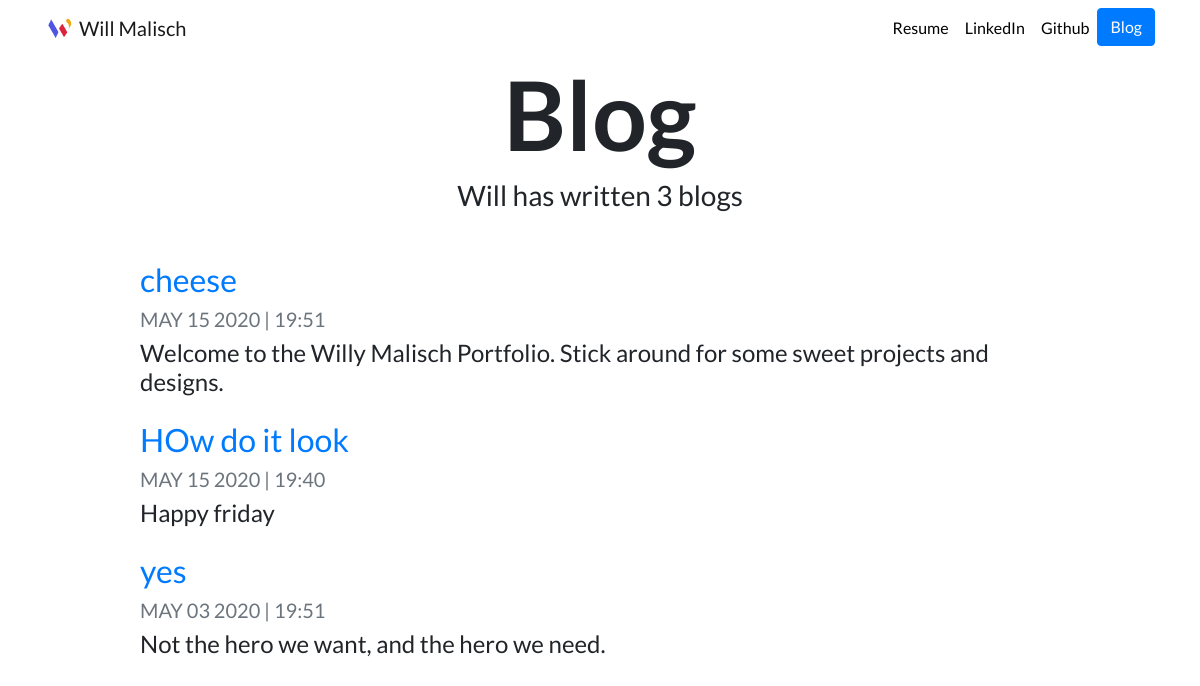
The page /blog/ on the database as committed earlier.
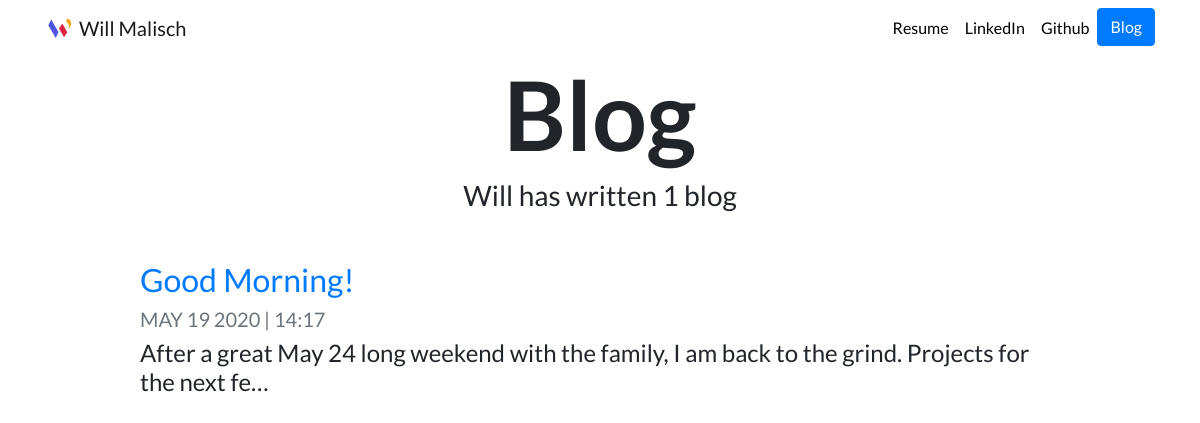
The same page on the database as committed later.
### blog/models.py (models this page shows, shortened)
class Blog(models.Model):
    title = models.CharField(max_length=100)
    date = models.DateTimeField(auto_now=False)
    tweet = models.CharField(max_length=320)
    url = models.URLField(blank=True)

### blog/views.py (the view)
# urls.py: path('', views.all_blogs,name='all_blogs'),
def all_blogs(request):
    blogs = Blog.objects.order_by('-date')[:6]
    return render(request, 'blog/all_blogs.html', {'blogs':blogs})

### blog/templates/blog/all_blogs.html
{% extends "portfolio/base.html" %}
{% load static %}
{% block content %}
<h1 id="blogtitle" class="font-weight-bold text-center">Blog</h1>
<h3 class="text-center mb-5">Will has written {{ blogs.count }} blog{{ blogs.count|pluralize }}</h3>
{% for blog in blogs %}
<div class="row justify-content-center my-3">
  <div class="col-md-10">
    <a href="{% url 'blog:detail' blog.id %}">
      <h2>{{ blog.title }}</h2>
    </a>
    <h5 class="text-muted">{{ blog.date|date:'M d Y | H:i '|upper }}</h5>
    <h4>{{ blog.tweet|striptags|truncatechars:100 }}</h4>
  </div>
</div>
{% endfor %}
{% endblock %}

### portfolio/templates/portfolio/base.html (shortened to what this page needs)
{% load static %}
<!doctype html>
<html lang="en">
<head>
  <link rel="stylesheet" href="https://stackpath.bootstrapcdn.com/bootstrap/4.4.1/css/bootstrap.min.css">
  <link rel="stylesheet" href="{% static "portfolio/custom.css" %}">
</head>
<body>
  <nav id="topNav" class="navbar navbar-expand-md navbar-light">
    <div class="container">
      <a class="navbar-brand" href="{% url 'home' %}">
          <img src="{% static 'portfolio/Logo.png' %}" width="30" height="30" class="d-inline-block align-top" alt="Nick's Logo">
          <span>Will Malisch</span>
      </a>
      <div class="collapse navbar-collapse text-center" id="navbarNav">
        <ul class="navbar-nav ml-auto">
          <li class="nav-item">
            <a class="nav-link" href="{% static 'portfolio/resume2.pdf' %}" target="_blank">Resume</a>
          </li>
          <li class="nav-item">
            <a class="nav-link" href="https://www.linkedin.com/in/will-malisch/" target="_blank">LinkedIn</a>
          </li>
          <li class="nav-item">
            <a class="nav-link" href="https://github.com/wmalisch" target="_blank">Github</a>
          </li>
          <li>
            <a role="button" href="{% url 'blog:all_blogs' %}" class="btn btn-primary">Blog</a>
          </li>
        </ul>
      </div>
    </div>
  </nav>
  <div class="container">
    {% block content %}{% endblock %}
  </div>
</body>
</html>

### portfolio/static/portfolio/custom.css (style rules this page uses)
.navbar-nav .nav-link { color: rgba(0,0,0,1) !important; }
body { font-family: 'Lato', sans-serif; }
#blogtitle { font-size: 6rem; }

Rows that differ between the two databases and show on the page:
removed Blog: title "cheese", date|H "MAY 15 2020 | 19:51", tweet "Welcome to the Willy Malisch Portfolio. Stick around for some sweet projects and designs."
removed Blog: title "HOw do it look", date|H "MAY 15 2020 | 19:40", tweet "Happy friday"
removed Blog: title "yes", date|H "MAY 03 2020 | 19:51", tweet "Not the hero we want, and the hero we need."
added Blog: title "Good Morning!", date|H "MAY 19 2020 | 14:17", tweet "After a great May 24 long weekend with the family, I am back to the grind. Projects for the next fe…"
Other text that changed with them:
{{ blogs.count }}: "3" → "1"
